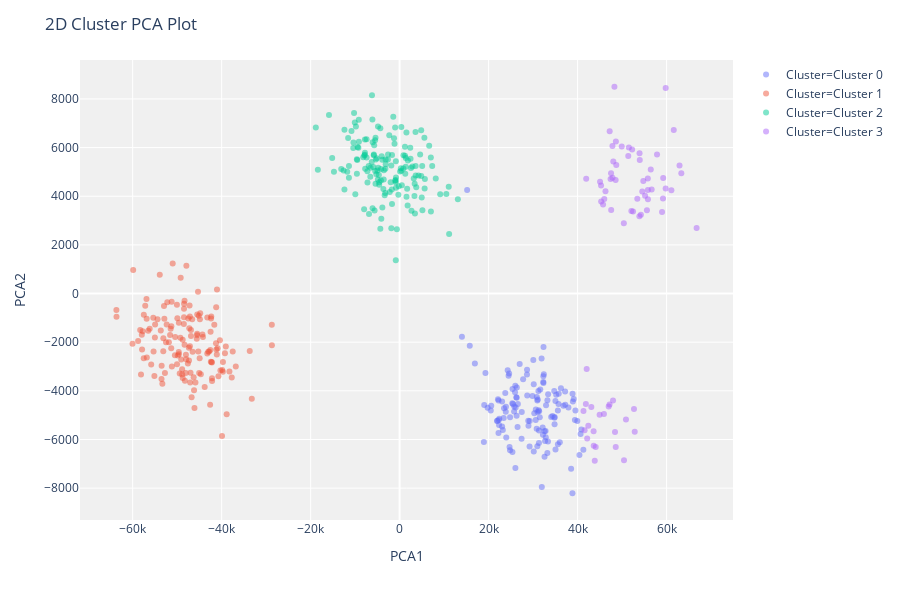

The notebook cell this image was saved under:
### Code cell
plot_model(kmeans)

### Figure 1 — Plotly figure (JSON) as saved in the notebook; plotly's stock layout.template omitted (floating-point values rounded to 4 significant figures; data arrays with more than 128 entries replaced by an {"elided": "..."} marker saying what was removed)
{"data": [{"customdata": {"elided": "130x1 int values"}, "hoverlabel": {"namelength": 0}, "hovertemplate": "Cluster=Cluster 0<br>PCA1=%{x}<br>PCA2=%{y}<br>Feature=%{customdata[0]}", "legendgroup": "Cluster=Cluster 0", "marker": {"color": "#636efa", "opacity": 0.5, "symbol": "circle"}, "mode": "markers", "name": "Cluster=Cluster 0", "showlegend": true, "textposition": "top center", "type": "scatter", "x": {"elided": "130 float values"}, "xaxis": "x", "y": {"elided": "130 float values"}, "yaxis": "y"}, {"customdata": {"elided": "147x1 int values"}, "hoverlabel": {"namelength": 0}, "hovertemplate": "Cluster=Cluster 1<br>PCA1=%{x}<br>PCA2=%{y}<br>Feature=%{customdata[0]}", "legendgroup": "Cluster=Cluster 1", "marker": {"color": "#EF553B", "opacity": 0.5, "symbol": "circle"}, "mode": "markers", "name": "Cluster=Cluster 1", "showlegend": true, "textposition": "top center", "type": "scatter", "x": {"elided": "147 float values"}, "xaxis": "x", "y": {"elided": "147 float values"}, "yaxis": "y"}, {"customdata": {"elided": "156x1 int values"}, "hoverlabel": {"namelength": 0}, "hovertemplate": "Cluster=Cluster 2<br>PCA1=%{x}<br>PCA2=%{y}<br>Feature=%{customdata[0]}", "legendgroup": "Cluster=Cluster 2", "marker": {"color": "#00cc96", "opacity": 0.5, "symbol": "circle"}, "mode": "markers", "name": "Cluster=Cluster 2", "showlegend": true, "textposition": "top center", "type": "scatter", "x": {"elided": "156 float values"}, "xaxis": "x", "y": {"elided": "156 float values"}, "yaxis": "y"}, {"customdata": [[37], [65], [90], [59], [29], [58], [88], [63], [92], [17], [34], [22], [24], [36], [34], [87], [85], [61], [27], [59], [31], [31], [93], [17], [35], [28], [94], [28], [33], [56], [28], [86], [92], [18], [61], [32], [63], [58], [31], [62], [60], [62], [90], [33], [33], [65], [59], [65], [86], [32], [84], [84], [90], [91], [26], [92], [97], [84], [58], [61], [92], [87], [66], [22], [91], [30], [25], [28], [93], [90], [91], [89]], "hoverlabel": {"namelength": 0}, "hovertemplate": "Cluster=Cluster 3<br>PCA1=%{x}<br>PCA2=%{y}<br>Feature=%{customdata[0]}", "legendgroup": "Cluster=Cluster 3", "marker": {"color": "#ab63fa", "opacity": 0.5, "symbol": "circle"}, "mode": "markers", "name": "Cluster=Cluster 3", "showlegend": true, "textposition": "top center", "type": "scatter", "x": [48550.0, 42410.0, 46270.0, 48030.0, 62910.0, 43630.0, 55590.0, 56650.0, 41330.0, 43860.0, 53900.0, 44950.0, 47550.0, 47840.0, 59800.0, 47180.0, 51400.0, 57860.0, 47420.0, 58980.0, 48410.0, 55170.0, 59800.0, 53980.0, 56450.0, 46990.0, 53420.0, 41580.0, 47840.0, 48600.0, 52470.0, 52260.0, 50430.0, 51530.0, 46000.0, 63320.0, 52090.0, 50400.0, 43600.0, 54540.0, 52680.0, 54780.0, 45730.0, 59240.0, 41860.0, 48280.0, 54230.0, 49920.0, 48580.0, 45920.0, 45300.0, 55810.0, 43080.0, 48700.0, 50870.0, 44070.0, 47210.0, 52840.0, 47520.0, 53920.0, 42160.0, 66750.0, 45280.0, 61620.0, 61090.0, 41930.0, 55780.0, 42050.0, 55800.0, 45050.0, 59200.0, 47960.0], "xaxis": "x", "y": [4668.0, -5432.0, 4207.0, 5422.0, 5261.0, -6255.0, 3427.0, 4271.0, -4824.0, -6877.0, 3177.0, -4986.0, 3438.0, 4758.0, 4316.0, -4558.0, 5657.0, 5718.0, 4709.0, 3351.0, -5694.0, 4017.0, 8450.0, 5488.0, 5101.0, -4647.0, 3894.0, -5616.0, 6060.0, 6250.0, 3372.0, 5916.0, -6854.0, 6007.0, 3884.0, 4946.0, 3388.0, 2891.0, -5657.0, 4194.0, -4749.0, 4630.0, 3658.0, 4745.0, -4543.0, 8500.0, 3238.0, 6049.0, -6305.0, -4954.0, 3778.0, 3879.0, -4661.0, 5282.0, -5178.0, -6308.0, 6674.0, -5678.0, 4942.0, 5766.0, -5954.0, 2693.0, 4437.0, 6726.0, 4244.0, 4718.0, 4732.0, -3106.0, 4253.0, 4591.0, 3904.0, -4397.0], "yaxis": "y"}], "layout": {"height": 600, "legend": {"tracegroupgap": 0}, "margin": {"t": 60}, "plot_bgcolor": "rgb(240,240,240)", "title": {"text": "2D Cluster PCA Plot"}, "xaxis": {"anchor": "y", "domain": [0, 1], "title": {"text": "PCA1"}}, "yaxis": {"anchor": "x", "domain": [0, 1], "title": {"text": "PCA2"}}}}
